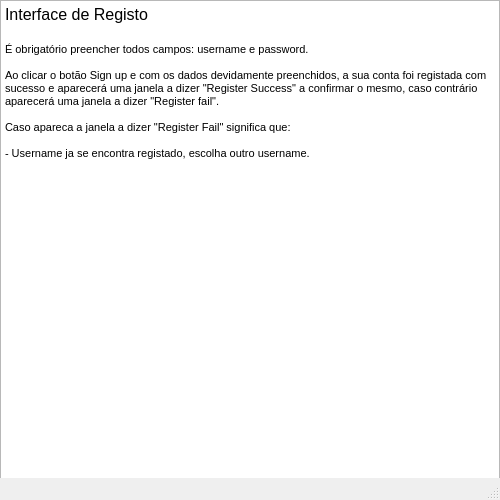
<?xml version="1.0" encoding="UTF-8"?>
<ui version="4.0">
 <class>MainWindow</class>
 <widget class="QMainWindow" name="MainWindow">
  <property name="geometry">
   <rect>
    <x>0</x>
    <y>0</y>
    <width>500</width>
    <height>500</height>
   </rect>
  </property>
  <property name="windowTitle">
   <string>MainWindow</string>
  </property>
  <widget class="QWidget" name="centralwidget">
   <widget class="QTextBrowser" name="textBrowser">
    <property name="geometry">
     <rect>
      <x>0</x>
      <y>0</y>
      <width>500</width>
      <height>500</height>
     </rect>
    </property>
    <property name="html">
     <string>&lt;!DOCTYPE HTML PUBLIC &quot;-//W3C//DTD HTML 4.0//EN&quot; &quot;http://www.w3.org/TR/REC-html40/strict.dtd&quot;&gt;
&lt;html&gt;&lt;head&gt;&lt;meta name=&quot;qrichtext&quot; content=&quot;1&quot; /&gt;&lt;style type=&quot;text/css&quot;&gt;
p, li { white-space: pre-wrap; }
&lt;/style&gt;&lt;/head&gt;&lt;body style=&quot; font-family:'MS Shell Dlg 2'; font-size:8.25pt; font-weight:400; font-style:normal;&quot;&gt;
&lt;p style=&quot; margin-top:0px; margin-bottom:0px; margin-left:0px; margin-right:0px; -qt-block-indent:0; text-indent:0px;&quot;&gt;&lt;span style=&quot; font-size:12pt;&quot;&gt;Interface de Registo&lt;/span&gt;&lt;/p&gt;
&lt;p style=&quot;-qt-paragraph-type:empty; margin-top:0px; margin-bottom:0px; margin-left:0px; margin-right:0px; -qt-block-indent:0; text-indent:0px; font-size:12pt;&quot;&gt;&lt;br /&gt;&lt;/p&gt;
&lt;p style=&quot; margin-top:0px; margin-bottom:0px; margin-left:0px; margin-right:0px; -qt-block-indent:0; text-indent:0px;&quot;&gt;&lt;span style=&quot; font-size:8pt;&quot;&gt;É obrigatório preencher todos campos: username e password.&lt;/span&gt;&lt;/p&gt;
&lt;p style=&quot;-qt-paragraph-type:empty; margin-top:0px; margin-bottom:0px; margin-left:0px; margin-right:0px; -qt-block-indent:0; text-indent:0px; font-size:8pt;&quot;&gt;&lt;br /&gt;&lt;/p&gt;
&lt;p style=&quot; margin-top:0px; margin-bottom:0px; margin-left:0px; margin-right:0px; -qt-block-indent:0; text-indent:0px;&quot;&gt;&lt;span style=&quot; font-size:8pt;&quot;&gt;Ao clicar o botão Sign up e com os dados devidamente preenchidos, a sua conta foi registada com sucesso e aparecerá uma janela a dizer &amp;quot;Register Success&amp;quot; a confirmar o mesmo, caso contrário aparecerá uma janela a dizer &amp;quot;Register fail&amp;quot;.&lt;/span&gt;&lt;/p&gt;
&lt;p style=&quot;-qt-paragraph-type:empty; margin-top:0px; margin-bottom:0px; margin-left:0px; margin-right:0px; -qt-block-indent:0; text-indent:0px; font-size:8pt;&quot;&gt;&lt;br /&gt;&lt;/p&gt;
&lt;p style=&quot; margin-top:0px; margin-bottom:0px; margin-left:0px; margin-right:0px; -qt-block-indent:0; text-indent:0px;&quot;&gt;&lt;span style=&quot; font-size:8pt;&quot;&gt;Caso apareca a janela a dizer &amp;quot;Register Fail&amp;quot; significa que:&lt;/span&gt;&lt;/p&gt;
&lt;p style=&quot;-qt-paragraph-type:empty; margin-top:0px; margin-bottom:0px; margin-left:0px; margin-right:0px; -qt-block-indent:0; text-indent:0px; font-size:8pt;&quot;&gt;&lt;br /&gt;&lt;/p&gt;
&lt;p style=&quot; margin-top:0px; margin-bottom:0px; margin-left:0px; margin-right:0px; -qt-block-indent:0; text-indent:0px;&quot;&gt;&lt;span style=&quot; font-size:8pt;&quot;&gt;- Username ja se encontra registado, escolha outro username.&lt;/span&gt;&lt;/p&gt;
&lt;p style=&quot;-qt-paragraph-type:empty; margin-top:0px; margin-bottom:0px; margin-left:0px; margin-right:0px; -qt-block-indent:0; text-indent:0px; font-size:8pt;&quot;&gt;&lt;br /&gt;&lt;/p&gt;&lt;/body&gt;&lt;/html&gt;</string>
    </property>
   </widget>
  </widget>
  <widget class="QMenuBar" name="menubar">
   <property name="geometry">
    <rect>
     <x>0</x>
     <y>0</y>
     <width>500</width>
     <height>21</height>
    </rect>
   </property>
  </widget>
  <widget class="QStatusBar" name="statusbar"/>
 </widget>
 <resources/>
 <connections/>
</ui>
